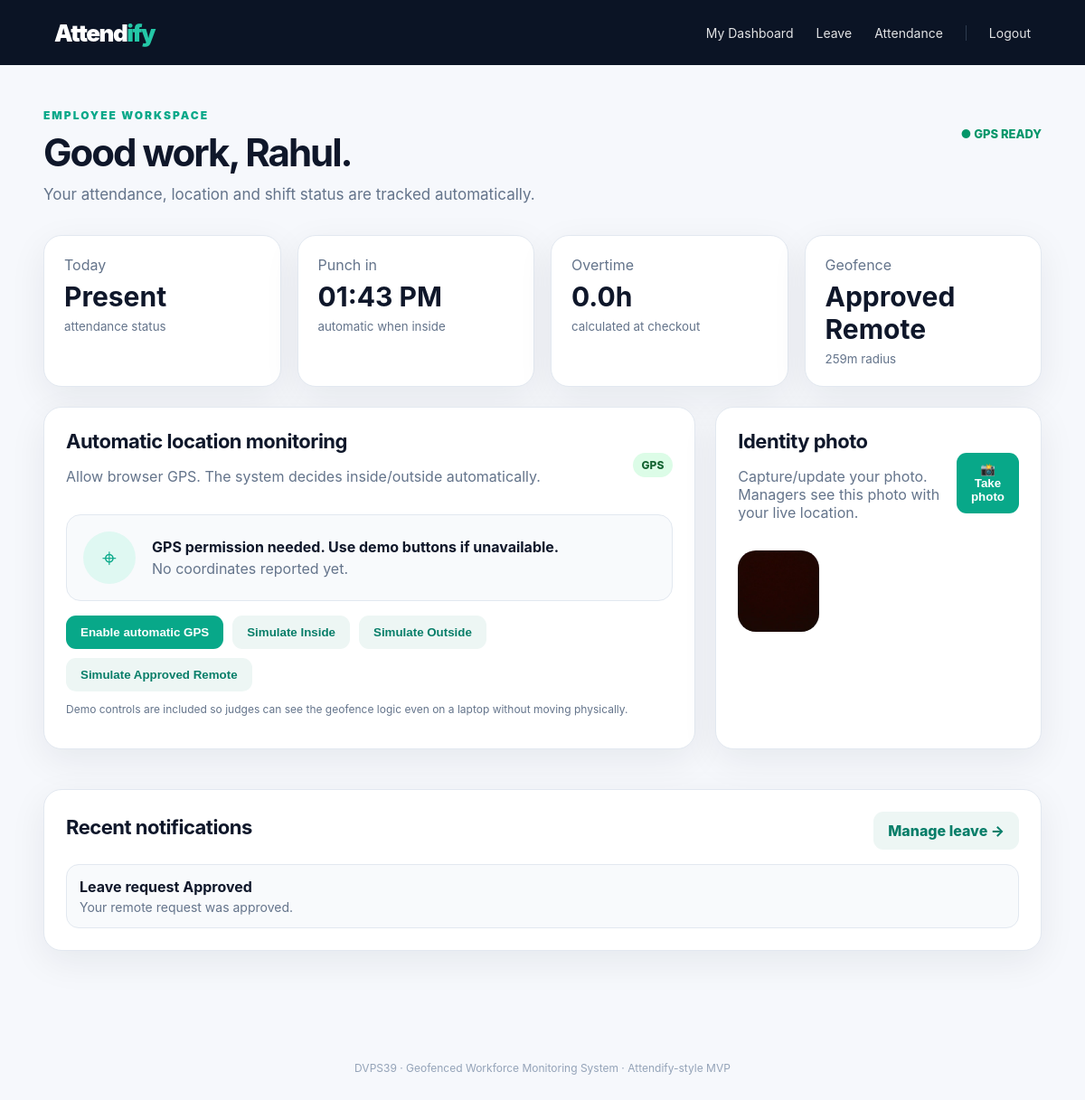
/ (signed in), run on the app's committed database.
### tables this page shows
CREATE TABLE users(id INTEGER PRIMARY KEY AUTOINCREMENT,name TEXT NOT NULL,email TEXT UNIQUE NOT NULL,password TEXT NOT NULL,role TEXT NOT NULL DEFAULT "employee",department TEXT DEFAULT "Field Operations",photo TEXT,active INTEGER DEFAULT 1,created_at TEXT DEFAULT CURRENT_TIMESTAMP);

CREATE TABLE attendances(id INTEGER PRIMARY KEY AUTOINCREMENT,user_id INTEGER NOT NULL,date TEXT NOT NULL,punch_in TEXT,punch_out TEXT,status TEXT DEFAULT "present",overtime_minutes INTEGER DEFAULT 0,checkin_lat REAL,checkin_lng REAL,checkout_lat REAL,checkout_lng REAL,notes TEXT,UNIQUE(user_id,date));

CREATE TABLE locations(id INTEGER PRIMARY KEY AUTOINCREMENT,user_id INTEGER NOT NULL,latitude REAL NOT NULL,longitude REAL NOT NULL,status TEXT NOT NULL,accuracy REAL,recorded_at TEXT NOT NULL);

CREATE TABLE workplaces(id INTEGER PRIMARY KEY AUTOINCREMENT,name TEXT NOT NULL,latitude REAL NOT NULL,longitude REAL NOT NULL,radius INTEGER NOT NULL DEFAULT 250,shift_start TEXT NOT NULL DEFAULT "09:00",shift_end TEXT NOT NULL DEFAULT "17:00");

CREATE TABLE notifications(id INTEGER PRIMARY KEY AUTOINCREMENT,user_id INTEGER NOT NULL,title TEXT NOT NULL,message TEXT NOT NULL,type TEXT DEFAULT "info",read_at TEXT,created_at TEXT DEFAULT CURRENT_TIMESTAMP);

### public/index.php (called while the page is built)
<?php require __DIR__.'/app.php';

### public/app.php (the view, shortened to what this page needs)
<?php
function db(){static $d;if(!$d){$d=new PDO('sqlite:'.DB_FILE);$d->setAttribute(PDO::ATTR_ERRMODE,PDO::ERRMODE_EXCEPTION);$d->setAttribute(PDO::ATTR_DEFAULT_FETCH_MODE,PDO::FETCH_ASSOC);}return $d;}
function user(){if(empty($_SESSION['uid']))return null;$s=db()->prepare('SELECT * FROM users WHERE id=?');$s->execute([$_SESSION['uid']]);return $s->fetch();}
function need($role=null){$u=user();if(!$u){header('Location: /?page=login');exit;}if($role&&$u['role']!==$role){header('Location: /');exit;}return $u;}
function esc($v){return htmlspecialchars((string)$v,ENT_QUOTES,'UTF-8');}
function workplace(){return db()->query('SELECT * FROM workplaces ORDER BY id LIMIT 1')->fetch();}
function today(){return date('Y-m-d');}
function attendance($uid){$s=db()->prepare('SELECT * FROM attendances WHERE user_id=? AND date=?');$s->execute([$uid,today()]);return $s->fetch();}
function pageHeader($title){$u=user();?><!doctype html><html><head><meta charset="utf-8"><meta name="viewport" content="width=device-width,initial-scale=1"><title><?=esc($title)?> · Attendify DVPS39</title><link rel="stylesheet" href="/style.css"><link rel="stylesheet" href="https://unpkg.com/leaflet@1.9.4/dist/leaflet.css"><script src="https://unpkg.com/leaflet@1.9.4/dist/leaflet.js"></script></head><body><nav class="nav"><a class="brand" href="/">Attend<span>ify</span></a><div class="navlinks"><?php if($u): ?><?php if($u['role']==='manager'): ?><a href="/?page=manager">Command Center</a><a href="/?page=employees">Employees</a><a href="/?page=reports">Reports</a><a href="/?page=workplace">Workplace</a><?php else: ?><a href="/?page=employee">My Dashboard</a><a href="/?page=leave">Leave</a><a href="/?page=history">Attendance</a><?php endif; ?><a class="logout" href="/?action=logout">Logout</a><?php endif;?></div></nav><main class="wrap"><?php }
function footer(){?></main><footer>DVPS39 · Geofenced Workforce Monitoring System · Attendify-style MVP</footer></body></html><?php }
?>
<?php
function employee(){ $u=need('employee');$w=workplace();$a=attendance($u['id']) ?: [];$loc=db()->prepare('SELECT * FROM locations WHERE user_id=? ORDER BY id DESC LIMIT 1');$loc->execute([$u['id']]);$l=$loc->fetch();$not=db()->prepare('SELECT * FROM notifications WHERE user_id=? ORDER BY id DESC LIMIT 5');$not->execute([$u['id']]);$ns=$not->fetchAll();pageHeader('Employee Dashboard');?><div class="hero"><div><div class="eyebrow">EMPLOYEE WORKSPACE</div><h1>Good work, <?=esc(explode(' ',$u['name'])[0])?>.</h1><p>Your attendance, location and shift status are tracked automatically.</p></div><span class="live">● GPS READY</span></div><section class="stats"><div class="stat"><span>Today</span><b id="attStatus"><?=esc(ucwords(str_replace('_',' ',$a['status']??'Not started')))?></b><small>attendance status</small></div><div class="stat"><span>Punch in</span><b><?=esc(($a['punch_in'] ?? null) ? date('h:i A',strtotime($a['punch_in'])):'—')?></b><small>automatic when inside</small></div><div class="stat"><span>Overtime</span><b><?=number_format(($a['overtime_minutes']??0)/60,1)?>h</b><small>calculated at checkout</small></div><div class="stat"><span>Geofence</span><b id="geoStatus"><?=esc(ucwords(str_replace('_',' ',$l['status']??'Unknown')))?></b><small><?=$w['radius']?>m radius</small></div></section><section class="grid2"><div class="card"><div class="sectionhead"><div><h2>Automatic location monitoring</h2><p class="muted">Allow browser GPS. The system decides inside/outside automatically.</p></div><span class="pill online">GPS</span></div><div class="gpsbox"><div class="radar">⌖</div><div><b id="gpsText"></b><span id="coords">No coordinates reported yet.</span></div></div><div class="actions"><button class="primary" onclick="startGPS()">Enable automatic GPS</button><button class="secondary" onclick="simulate('inside')">Simulate Inside</button><button class="secondary" onclick="simulate('outside')">Simulate Outside</button><button class="secondary" onclick="simulate('remote')">Simulate Approved Remote</button></div><p class="hint">Demo controls are included so judges can see the geofence logic even on a laptop without moving physically.</p></div><div class="card"><div class="sectionhead"><div><h2>Identity photo</h2><p class="muted">Capture/update your photo. Managers see this photo with your live location.</p></div><button class="primary" onclick="openCamera()">📸 Take photo</button></div><div class="photoarea"><img id="myPhoto" class="bigphoto" src="<?=esc($u['photo']?:'assets/avatar-default.svg')?>"></div></div></section><section class="card"><div class="sectionhead"><h2>Recent notifications</h2><a class="ghost" href="/?page=leave">Manage leave →</a></div><div class="list"><?=count($ns)?implode('',array_map(fn($n)=>'<div class="alert '.$n['type'].'"><b>'.esc($n['title']).'</b><span>'.esc($n['message']).'</span></div>',$ns)):'<div class="empty">No notifications yet.</div>'?></div></section><?=json_encode($w)?><?php footer();}
?>
<?php
if(!file_exists(DB_FILE)){header('Content-Type:text/plain');echo "Database missing. Run: php setup.php";exit;}$p=$_GET['page']??null;if(!user()){$p=$p?:'login';if($p==='signup')signup();else login();exit;}if(!$p)$p=user()['role']==='manager'?'manager':'employee';switch($p){case 'manager':manager();break;case 'employee':employee();break;case 'employees':employees();break;case 'leave':leave(false);break;case 'leaveadmin':leave(true);break;case 'history':history();break;case 'reports':reports();break;case 'workplace':workplacePage();break;default:header('Location:/');}

### public/style.css (style rules this page uses)
:root { --ink:#0f172a;--muted:#64748b;--line:#e2e8f0;--bg:#f6f8fc;--card:#fff;--brand:#08a889;--brand2:#0ea5a5;--danger:#dc3f57;--warn:#d97706;--shadow:0 12px 40px rgba(15,23,42,.07) }
* { box-sizing:border-box }
body { margin:0;font-family:Inter,ui-sans-serif,system-ui,-apple-system,Segoe UI,sans-serif;color:var(--ink);background:var(--bg) }
a { color:inherit;text-decoration:none }
.nav { height:72px;background:#0b1425;color:white;display:flex;align-items:center;justify-content:space-between;padding:0 5vw;position:sticky;top:0;z-index:50 }
.brand { font-size:26px;font-weight:900;letter-spacing:-1.5px }
.brand span { color:#24c7a7 }
.navlinks { display:flex;gap:25px;align-items:center;font-size:14px }
.navlinks a { opacity:.88 }
.logout { border-left:1px solid #334155;padding-left:25px }
.wrap { max-width:1380px;margin:auto;padding:38px 4vw 70px }
.hero { display:flex;justify-content:space-between;align-items:flex-start;padding:10px 0 35px }
.eyebrow { font-size:12px;font-weight:900;letter-spacing:2px;color:var(--brand);margin-bottom:12px }
.hero h1,.authhero h1 { font-size:42px;line-height:1.05;letter-spacing:-2px;margin:0 0 14px }
.hero p { color:var(--muted);font-size:17px;margin:0 }
.live { color:#059669;font-weight:800;font-size:13px;margin-top:20px }
.stats { display:grid;grid-template-columns:repeat(4,1fr);gap:18px;margin-bottom:22px }
.stat { background:var(--card);border:1px solid var(--line);border-radius:20px;padding:22px;box-shadow:var(--shadow) }
.stat span,.stat small { display:block;color:var(--muted) }
.stat b { display:block;font-size:30px;margin:7px 0 }
.grid2 { display:grid;grid-template-columns:2fr 1fr;gap:22px;margin-bottom:22px }
.card { background:var(--card);border:1px solid var(--line);border-radius:20px;padding:24px;box-shadow:var(--shadow);margin-bottom:22px }
.card h2 { margin:0 0 8px;font-size:22px;letter-spacing:-.5px }
.muted { color:var(--muted) }
.sectionhead { display:flex;align-items:center;justify-content:space-between;gap:15px;margin-bottom:16px }
.ghost,.secondary,.danger,.primary { border:0;border-radius:11px;padding:11px 16px;font-weight:800;cursor:pointer;display:inline-block }
.primary { background:var(--brand);color:white }
.secondary,.ghost { background:#edf6f4;color:#087e69 }
.list { display:grid;gap:10px }
.alert { border:1px solid var(--line);border-radius:14px;padding:14px;background:#f8fafc }
.alert b,.alert span { display:block }
.alert span { color:var(--muted);margin-top:4px;font-size:14px }
.pill { display:inline-block;padding:6px 10px;border-radius:999px;background:#eef2f7;color:#475569;font-size:12px;font-weight:800 }
.pill.inside,.pill.online,.pill.approved_remote,.pill.approved { background:#dcfce7;color:#166534 }
.bigphoto { width:90px;height:90px;object-fit:cover;border-radius:20px;background:#e2e8f0 }
.gpsbox { display:flex;gap:18px;align-items:center;padding:18px;border:1px solid var(--line);border-radius:16px;background:#f8fafc }
.radar { width:58px;height:58px;border-radius:50%;display:grid;place-items:center;background:#dff8f2;color:var(--brand);font-size:28px }
.gpsbox b,.gpsbox span { display:block }
.gpsbox span { color:var(--muted);margin-top:4px }
.actions { display:flex;flex-wrap:wrap;gap:10px;margin-top:16px }
.hint { font-size:12px;color:var(--muted) }
.photoarea { display:flex;gap:18px;align-items:flex-start }
footer { text-align:center;color:#94a3b8;font-size:12px;padding:30px }
.online { background:#dcfce7;color:#166534 }

### data on the page
users: name "Rahul", photo (picture)
attendances: status "Present", punch_in "01:43 PM", ($a['overtime_minutes']??0)/60 "0.0"
locations: status "Approved Remote"
workplaces: radius "259"
notifications: type+title+message "Leave request Approved Your remote request was approved."
